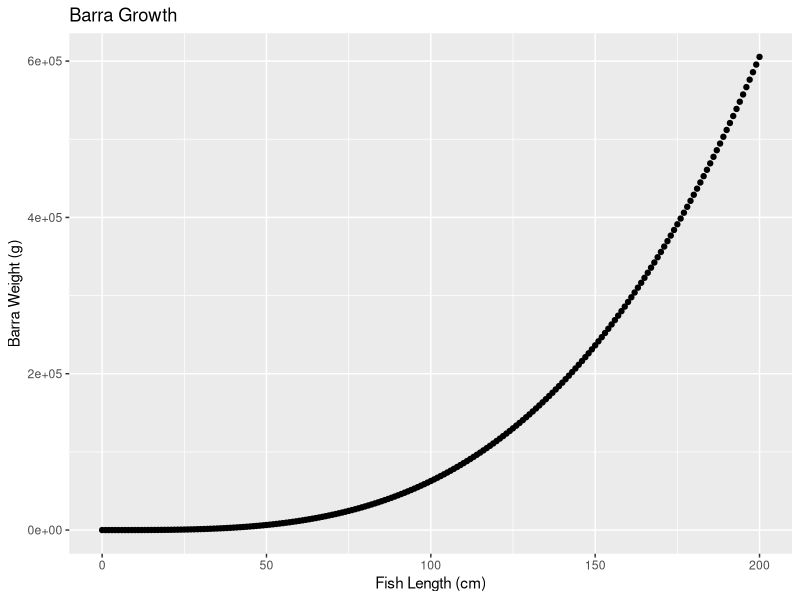

Here is the R script that generated this plot:
## ---- chunk 1
knitr::opts_chunk$set(echo = TRUE)

library(tidyverse)
## ---- chunk 2

weight <- function(a, b, L) {
  
  a* (L ^ b)
}

weight(a = 0.0905, L = 60, b = 2.52)

weight(a = 0.0353, L = 60, b = 3.05)

weight(a = 0.0181, L = 60, b = 3.27)

fish_length <- seq(from = 0, to = 200, by = 1)

barra_weight <- weight(a = 0.0181, L = fish_length, b = 3.27)

barra <- data.frame(fish_length, barra_weight)

ggplot(data = barra, aes(x = fish_length, y = barra_weight)) +
  geom_point() + labs(x = 'Fish Length (cm)', y = 'Barra Weight (g)', title = 'Barra Growth')

#sdkfha

